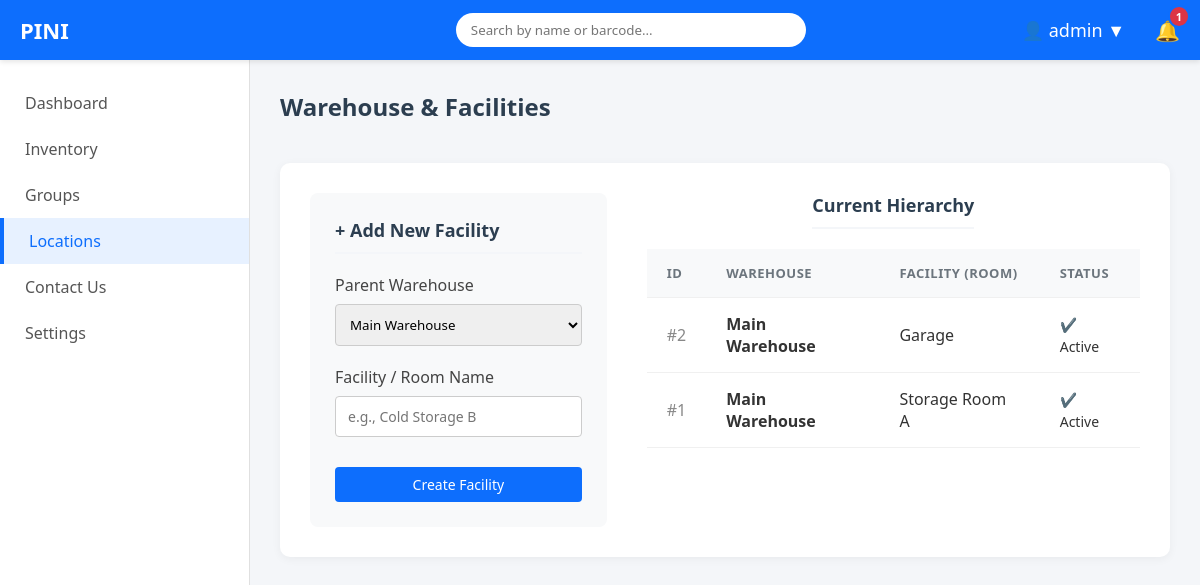
Page /locations.php (signed in) on the committed database.
### tables this page shows
CREATE TABLE `facilities` (
  `id` int(11) NOT NULL,
  `warehouse_id` int(11) NOT NULL,
  `name` varchar(100) NOT NULL
);

CREATE TABLE `warehouses` (
  `id` int(11) NOT NULL,
  `user_id` int(11) NOT NULL,
  `name` varchar(100) NOT NULL
);

### locations.php (the view, shortened to what this page needs)
<?php
require 'db.php';
$warehouses = $conn->query("SELECT id, name FROM Warehouses ORDER BY name ASC");
$facilities_query = "SELECT f.id, f.name AS facility_name, w.name AS warehouse_name
                     FROM Facilities f
                     JOIN Warehouses w ON f.warehouse_id = w.id
                     ORDER BY w.name, f.name ASC";
$facilities = $conn->query($facilities_query);
$alert_query = $conn->query("SELECT COUNT(*) AS count FROM Items WHERE quantity <= critical_minimum");
$global_alert_count = $alert_query->fetch_assoc()['count'] ?? 0;
?>
<!DOCTYPE html>
<html lang="en">
<head>
    <link rel="stylesheet" href="style.css">
</head>
<body>
    <header class="topbar">
        <div class="logo">
            <a href="index.php" style="text-decoration: none; color: inherit;">PINI</a>
        </div>
        <div class="search-bar">
            <form action="search.php" method="GET" style="margin: 0; padding: 0;">
                <input type="text" name="q" placeholder="Search by name or barcode..." required>
            </form>
        </div>
        <div class="user-menu">
            <div class="user-dropdown">
                <span class="user-btn">👤 <?php echo htmlspecialchars($_SESSION['username']); ?> ▼</span>
            </div>
            <a href="inventory.php?filter=critical" class="notification-wrapper">
                <span class="notification-bell" style="font-size: 20px;">🔔</span>
                <?php if($global_alert_count > 0): ?>
                    <span class="notification-badge"><?php echo $global_alert_count; ?></span>
                <?php endif; ?>
            </a>
        </div>
    </header>
    <div class="workspace">
        <nav class="sidebar">
            <ul>
                <li><a href="index.php">Dashboard</a></li>
                <li><a href="inventory.php">Inventory</a></li>
                <li><a href="groups.php">Groups</a></li>
		<li class="active"><a href="locations.php">Locations</a></li>
                <li><a href="contact.php">Contact Us</a></li>
		<li><a href="#">Settings</a></li>
            </ul>
        </nav>
        <main class="content">
            <div class="page-header">
                <h1>Warehouse & Facilities</h1>
            </div>
            <div class="card edit-card" style="align-items: flex-start; gap: 40px;">
                <div class="edit-form-container" style="flex: 1; background: #f8f9fa; padding: 25px; border-radius: 8px;">
                    <h3 style="margin-bottom: 20px; color: #2c3e50;">+ Add New Facility</h3>
                    <form action="locations.php" method="POST">
                        <div class="form-group">
                            <label>Parent Warehouse</label>
                            <select name="warehouse_id" required style="width: 100%; padding: 10px; border: 1px solid #ccc; border-radius: 4px;">
                                <?php while($wh = $warehouses->fetch_assoc()): ?>
                                    <option value="<?php echo $wh['id']; ?>"><?php echo htmlspecialchars($wh['name']); ?></option>
                                <?php endwhile; ?>
                            </select>
                        </div>
                        <div class="form-group">
                            <label>Facility / Room Name</label>
                            <input type="text" name="facility_name" placeholder="e.g., Cold Storage B" required>
                        </div>
                        <button type="submit" class="btn btn-primary" style="width: 100%; margin-top: 10px;">Create Facility</button>
                    </form>
                </div>
                <div class="edit-preview-container" style="flex: 2; border-left: none; padding-left: 0;">
                    <h3 style="margin-bottom: 20px; color: #2c3e50;">Current Hierarchy</h3>
                    <table class="inventory-table">
                        <thead>
                            <tr>
                                <th>ID</th>
                                <th>Warehouse</th>
                                <th>Facility (Room)</th>
                                <th>Status</th>
                            </tr>
                        </thead>
                        <tbody>
                            <?php if($facilities->num_rows > 0): ?>
                                <?php while($fac = $facilities->fetch_assoc()): ?>
                                    <tr>
                                        <td style="color: #888;">#<?php echo $fac['id']; ?></td>
                                        <td><strong><?php echo htmlspecialchars($fac['warehouse_name']); ?></strong></td>
                                        <td><?php echo htmlspecialchars($fac['facility_name']); ?></td>
                                        <td><span class="ok-icon" style="font-size: 14px;">✔️ Active</span></td>
                                    </tr>
                                <?php endwhile; ?>
                            <?php else: ?>
                                <tr>
                                    <td colspan="4" style="text-align: center;">No facilities found.</td>
                                </tr>
                            <?php endif; ?>
                        </tbody>
                    </table>
                </div>
            </div>
        </main>
    </div>
</body>
</html>

### style.css (style rules this page uses)
* { margin: 0; padding: 0; box-sizing: border-box; font-family: 'Segoe UI', Tahoma, Geneva, Verdana, sans-serif; }
body { background-color: #f4f6f9; color: #333; display: flex; flex-direction: column; height: 100vh; overflow: hidden; }
.topbar { background-color: #0d6efd; color: white; display: flex; justify-content: space-between; align-items: center; padding: 0 20px; height: 60px; z-index: 10; box-shadow: 0 2px 5px rgba(0,0,0,0.1); }
.topbar .logo { font-size: 22px; font-weight: bold; width: 230px; }
.topbar .search-bar input { padding: 8px 15px; border-radius: 20px; border: none; outline: none; width: 350px; }
.topbar .user-menu { display: flex; gap: 20px; font-size: 18px; cursor: pointer; }
.workspace { display: flex; flex: 1; overflow: hidden; }
.sidebar { width: 250px; background-color: #ffffff; border-right: 1px solid #e0e0e0; padding-top: 20px; }
.sidebar ul { list-style: none; }
.sidebar li a { display: block; padding: 12px 25px; color: #555; text-decoration: none; font-weight: 500; transition: background 0.2s, color 0.2s; }
.sidebar li.active a { background-color: #e7f1ff; color: #0d6efd; border-left: 4px solid #0d6efd; }
.content { flex: 1; padding: 30px; overflow-y: auto; }
.content h1 { font-size: 24px; margin-bottom: 20px; color: #2c3e50; }
.card { background-color: white; padding: 25px; border-radius: 10px; box-shadow: 0 2px 10px rgba(0,0,0,0.05); flex: 1; }
.card h3 { margin-bottom: 20px; color: #2c3e50; font-size: 18px; border-bottom: 2px solid #f4f6f9; padding-bottom: 10px; }
.page-header { display: flex; justify-content: space-between; align-items: center; margin-bottom: 20px; }
.btn { padding: 8px 16px; border: none; border-radius: 4px; cursor: pointer; font-weight: 500; font-size: 14px; transition: background-color 0.2s; }
.btn-primary { background-color: #0d6efd; color: white; }
.inventory-table { width: 100%; border-collapse: collapse; text-align: left; }
.inventory-table th, .inventory-table td { padding: 15px 20px; border-bottom: 1px solid #f0f0f0; }
.inventory-table th { background-color: #f8f9fa; color: #6c757d; font-size: 13px; text-transform: uppercase; letter-spacing: 0.5px; }
.edit-card { display: flex; gap: 40px; padding: 30px; }
.edit-form-container { flex: 2; }
.form-group { margin-bottom: 20px; }
.form-group label { display: block; margin-bottom: 8px; font-weight: 500; color: #444; }
.form-group input { width: 100%; padding: 10px 12px; border: 1px solid #ccc; border-radius: 4px; font-size: 14px; outline: none; transition: border-color 0.2s; }
.edit-preview-container { flex: 1; display: flex; flex-direction: column; align-items: center; border-left: 1px solid #eee; padding-left: 40px; }
.notification-wrapper { position: relative; text-decoration: none; cursor: pointer; display: inline-flex; align-items: center; }
.notification-badge { position: absolute; top: -8px; right: -10px; background-color: #dc3545; color: white; font-size: 11px; font-weight: bold; padding: 2px 6px; border-radius: 50%; border: 2px solid #0d6efd; }
.user-dropdown { position: relative; display: inline-block; }
.user-btn { cursor: pointer; padding: 5px 10px; border-radius: 4px; transition: background 0.2s; display: inline-block; }

### rows in the picture
facilities: id "2", warehouse.name "Main Warehouse", name "Garage"
facilities: id "1", warehouse.name "Main Warehouse", name "Storage Room A"

### other values in the picture
$_SESSION['username'] "admin"
$global_alert_count "1"
form field warehouse_id "Main Warehouse"
